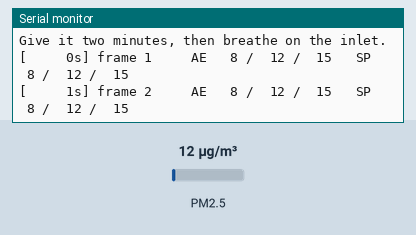
Bench run of a sketch on a simulated ESP32. On the bench: the last lines printed to the serial monitor. Inputs (shaded band) come from the test bench; at power-on: PM2.5 12 µg/m³.

Above: at 4.2 s.
4.3 s: PM2.5 set to 6 µg/m³
At 5.5 s:
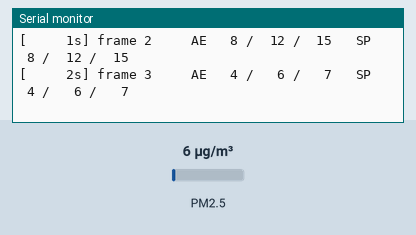
7.5 s: PM2.5 set to 75 µg/m³
At 8.8 s:
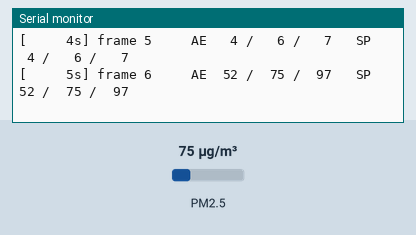
10.5 s: PM2.5 set to 150 µg/m³
At 11.8 s:
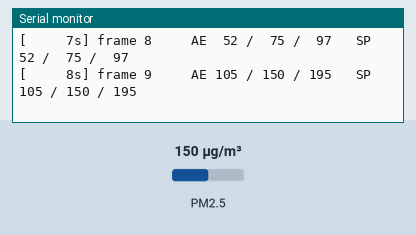
13.5 s: PM2.5 set to 6 µg/m³
At 14.8 s:
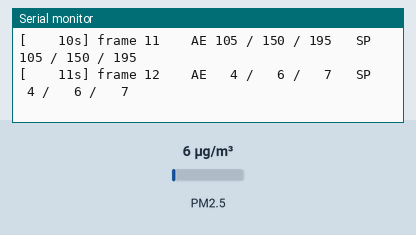

The sketch:

PmsBench.ino
```cpp
/* PmsBench - is the PMS5003 sensing, or only talking?
 *
 * Flash this INSTEAD of AirQualitySensor.ino, watch the serial monitor at
 * 115200 for two minutes, then flash the real firmware back.
 *
 * The question it answers
 * -----------------------
 * The station reports 0.0 for PM1, PM2.5 and PM10 on every wake. That has two
 * very different causes and they look identical from the hub:
 *
 *   a) the module is fine and the firmware is mishandling it - wrong mode,
 *      reading too early, reading a frame measured before the fan was at speed
 *   b) the module talks perfectly and no longer senses - a dead laser gives
 *      well-formed, correctly checksummed frames full of zeros, with the fan
 *      still audibly running
 *
 * This sketch removes every part of (a). No deep sleep, no reset pin, no
 * passive mode, no wakeUp, no sleep, no WiFi, no Matter. The module is powered,
 * held out of reset, and left in the ACTIVE mode it boots into, streaming a
 * frame about once a second. All this does is print them.
 *
 * Reading the result
 * ------------------
 * After two minutes of continuous running:
 *
 *   non-zero values appear     -> the sensor works. The fault is in the
 *                                 station firmware, and this bench is the
 *                                 baseline to fix it against.
 *   every frame reads 0/0/0    -> the sensor is talking and not sensing.
 *                                 No firmware change can fix that; the module
 *                                 needs replacing.
 *   no frames at all           -> wiring, baud or power. Check TX/RX are not
 *                                 swapped and that RST is high.
 *
 * Breathe on the inlet, or hold a smouldering match near it, once numbers are
 * flowing. A working module reacts within seconds and climbs into the
 * hundreds. One that answers every frame with a flat zero through that is not
 * measuring anything.
 *
 * What it measured here, 2026-10-03
 * ---------------------------------
 * This module senses correctly. From a cold start, in ordinary indoor air:
 *
 *   0-30s   AE 0 / 0 / 0            nothing at all
 *   32s     AE 0 / 1 / 6            first non-zero
 *   35s     AE 1 / 10 / 15          climbing fast, still badly low
 *   45s     AE 24 / 35 / 42         within about 10% of the plateau
 *   58s+    AE 27 / 39 / 48         plateau, steady for the next six minutes
 *
 * So the module needs roughly a minute, and anything read in the first 30
 * seconds is a zero that looks exactly like clean air. PMS_WARMUP_SECONDS is
 * set from these numbers.
 */

#include <HardwareSerial.h>
#include "PMS.h"

// Same pins as config.example.h. Change here if the wiring changed.
#define PMS_UART_RX_PIN 4    // ESP32 receives here  <- module TX
#define PMS_UART_TX_PIN 5    // ESP32 transmits here -> module RX
#define PMS_RST_PIN     3    // module RST: low holds it in reset
#define PMS_BAUD        9600

HardwareSerial pmsSerial(2);
PMS pms(pmsSerial);
PMS::DATA data;

static unsigned long startedAt = 0;
static unsigned long lastFrameAt = 0;
static unsigned long frames = 0;
static unsigned long nonZeroFrames = 0;

void setup() {
    Serial.begin(115200);
    delay(2000);                 // let the USB serial attach before printing
    Serial.println();
    Serial.println("PmsBench - active mode, no sleep, no reset, no mode changes");

    // The station holds this pin low through deep sleep to stop the fan. Drive
    // it high and leave it there: anything else and the module never boots.
    pinMode(PMS_RST_PIN, OUTPUT);
    digitalWrite(PMS_RST_PIN, HIGH);
    delay(1000);                 // the module's MCU needs time to come up

    pmsSerial.begin(PMS_BAUD, SERIAL_8N1, PMS_UART_RX_PIN, PMS_UART_TX_PIN);

    // Deliberately no passiveMode(), no wakeUp(), no sleep(). The module boots
    // into active mode and streams on its own; that is the simplest possible
    // state to judge the hardware in.
    Serial.println("Waiting for frames. Expect roughly one a second.");
    Serial.println("Give it two minutes, then breathe on the inlet.");
    Serial.println();
    startedAt = millis();
    lastFrameAt = startedAt;
}

void loop() {
    if (!pms.read(data)) {
        // PMS::read() consumes ONE byte per call and returns true only on the
        // byte that completes a frame. So 31 of every 32 calls return false in
        // normal operation, and this branch is the hot path, not the error
        // path. Delaying here throttled parsing to about 20 bytes a second
        // against a 32-byte-a-second stream: the driver's receive buffer
        // filled, the UART dropped the overflow, and frames went from one
        // every second to one every twenty. That looked like failing hardware
        // and was this sketch starving itself. No delay now - spin.
        //
        // Judge a quiet line by when a frame last COMPLETED, not by this
        // branch being taken.
        if (millis() - lastFrameAt > 10000UL) {
            lastFrameAt = millis();
            Serial.printf("[%6lus] no complete frame for 10s "
                          "(check TX/RX are not swapped, and RST is high)\r\n",
                          (millis() - startedAt) / 1000UL);
        }
        return;
    }
    lastFrameAt = millis();

    frames++;
    const bool anyNonZero =
        data.PM_AE_UG_1_0 || data.PM_AE_UG_2_5 || data.PM_AE_UG_10_0 ||
        data.PM_SP_UG_1_0 || data.PM_SP_UG_2_5 || data.PM_SP_UG_10_0;
    if (anyNonZero) nonZeroFrames++;

    // AE is what the station publishes; SP comes from the same frame and the
    // same optics. Both flat zero on a frame that parsed is the signature of a
    // module that is talking and not sensing.
    Serial.printf("[%6lus] frame %-4lu  AE %3u / %3u / %3u   SP %3u / %3u / %3u   %s\r\n",
                  (millis() - startedAt) / 1000UL, frames,
                  data.PM_AE_UG_1_0, data.PM_AE_UG_2_5, data.PM_AE_UG_10_0,
                  data.PM_SP_UG_1_0, data.PM_SP_UG_2_5, data.PM_SP_UG_10_0,
                  anyNonZero ? "" : "<- all zero");

    // A verdict line every 30 frames, so the answer does not have to be read
    // out of the scrollback.
    if (frames % 30 == 0) {
        Serial.printf("   ... %lu frames, %lu with a non-zero value. %s\r\n",
                      frames, nonZeroFrames,
                      nonZeroFrames == 0
                        ? "Still nothing but zeros - suspect the module."
                        : "The module senses; the fault is in the firmware.");
    }
}
```

Measured:
- after the input at 4.3 s, the serial monitor: prints a new line after 0.70 s (image 1)
- after the input at 7.5 s, the serial monitor: prints a new line after 0.50 s (image 2)
- after the input at 10.5 s, the serial monitor: prints a new line after 0.51 s (image 3)
- after the input at 13.5 s, the serial monitor: prints a new line after 0.51 s (image 4)
